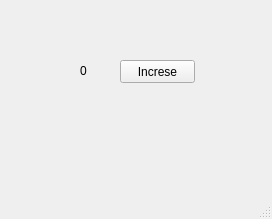
<?xml version="1.0" encoding="UTF-8"?>
<ui version="4.0">
 <class>MainWindow</class>
 <widget class="QMainWindow" name="MainWindow">
  <property name="geometry">
   <rect>
    <x>0</x>
    <y>0</y>
    <width>272</width>
    <height>219</height>
   </rect>
  </property>
  <property name="windowTitle">
   <string>MainWindow</string>
  </property>
  <widget class="QWidget" name="centralwidget">
   <widget class="QPushButton" name="pb">
    <property name="geometry">
     <rect>
      <x>120</x>
      <y>60</y>
      <width>75</width>
      <height>23</height>
     </rect>
    </property>
    <property name="text">
     <string>Increse</string>
    </property>
   </widget>
   <widget class="QLabel" name="lbl">
    <property name="geometry">
     <rect>
      <x>80</x>
      <y>60</y>
      <width>31</width>
      <height>21</height>
     </rect>
    </property>
    <property name="text">
     <string>0</string>
    </property>
   </widget>
  </widget>
  <widget class="QMenuBar" name="menubar">
   <property name="geometry">
    <rect>
     <x>0</x>
     <y>0</y>
     <width>272</width>
     <height>21</height>
    </rect>
   </property>
  </widget>
  <widget class="QStatusBar" name="statusbar"/>
 </widget>
 <resources/>
 <connections/>
</ui>
